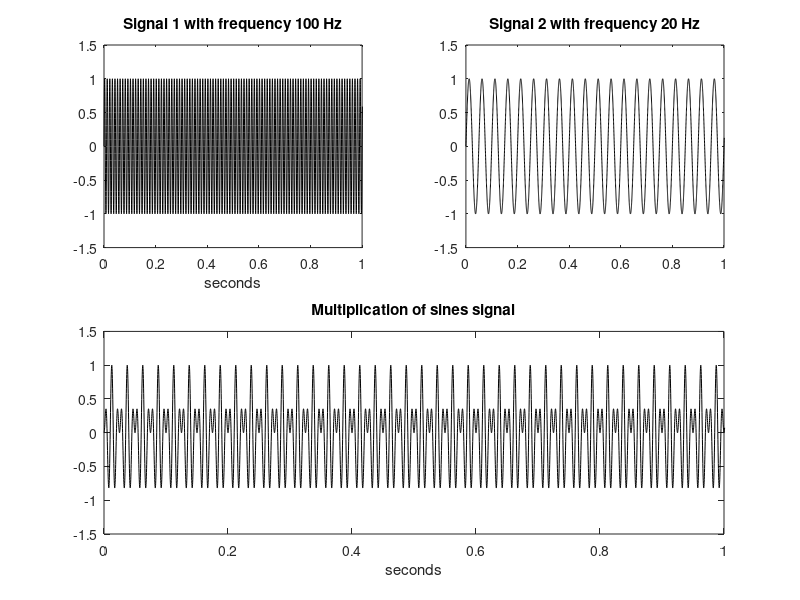

This figure's MATLAB source:
fx=100; 
wx=2*pi*fx; 
fz=20; 
wz=2*pi*fz; 
fs=6000; 
tiv=1/fs;
t=0:tiv:(8-tiv); 
y1=sin(wx*t); 
y2=sin(wz*t);

y=y1.*y2;

subplot(2,2,1)
plot(t,y1,'k'); 
axis([0 1 -1.5 1.5]);
xlabel('seconds'); 
s = 'Signal 1 with frequency %d %s'
str = sprintf(s, fx, 'Hz')
title(str);

subplot(2,2,2)
plot(t,y2,'k'); 
axis([0 1 -1.5 1.5]);
s = 'Signal 2 with frequency %d %s'
str = sprintf(s, fz, 'Hz')
title(str);

subplot(2,2,[3,4])
plot(t,y,'k'); 
axis([0 1 -1.5 1.5]);
xlabel('seconds'); 
title('Multiplication of sines signal');

sound(y,fs);
%audiowrite('multiplied_signals.wav',y,fs)